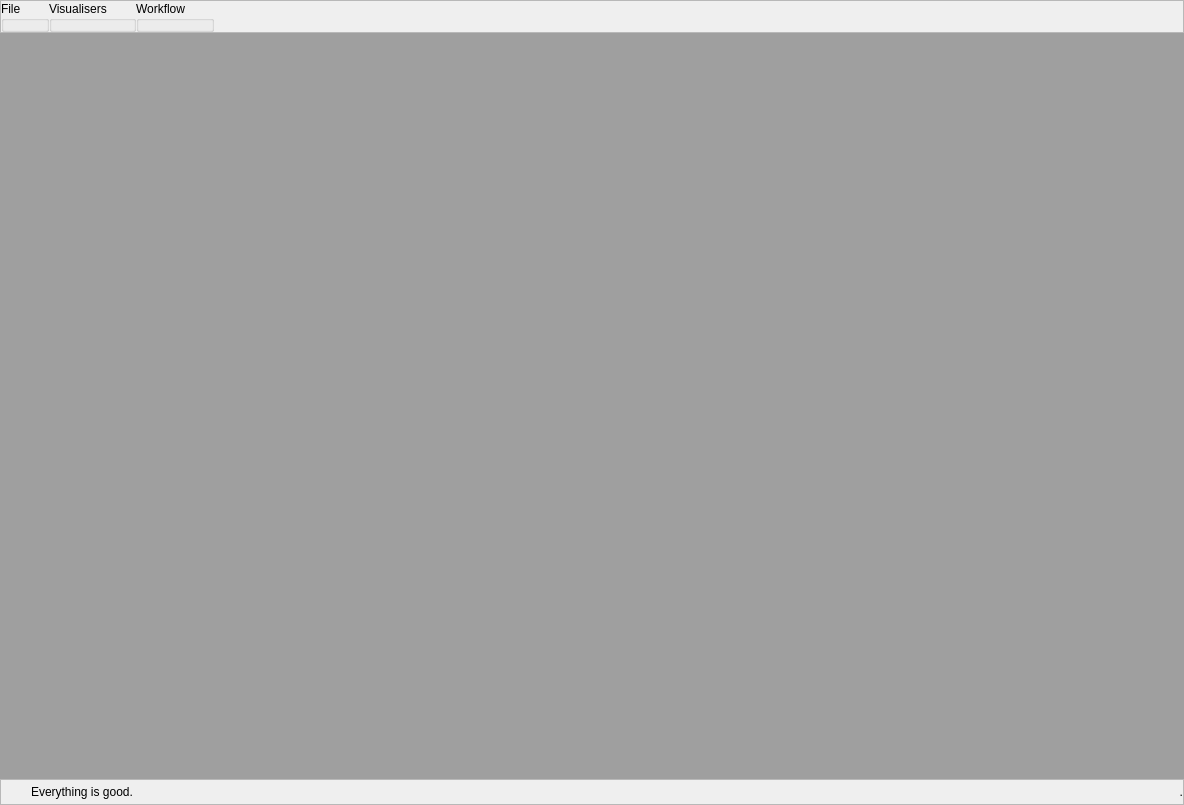
<?xml version="1.0" encoding="UTF-8"?>
<ui version="4.0">
 <class>MainWindow</class>
 <widget class="QMainWindow" name="MainWindow">
  <property name="geometry">
   <rect>
    <x>0</x>
    <y>0</y>
    <width>1184</width>
    <height>805</height>
   </rect>
  </property>
  <property name="windowTitle">
   <string>MainWindow</string>
  </property>
  <property name="unifiedTitleAndToolBarOnMac">
   <bool>true</bool>
  </property>
  <widget class="QWidget" name="centralwidget">
   <layout class="QGridLayout" name="gridLayout">
    <property name="leftMargin">
     <number>0</number>
    </property>
    <property name="topMargin">
     <number>0</number>
    </property>
    <property name="rightMargin">
     <number>0</number>
    </property>
    <property name="bottomMargin">
     <number>0</number>
    </property>
    <property name="spacing">
     <number>0</number>
    </property>
    <item row="0" column="0">
     <widget class="QFrame" name="frame">
      <property name="frameShape">
       <enum>QFrame::StyledPanel</enum>
      </property>
      <property name="frameShadow">
       <enum>QFrame::Raised</enum>
      </property>
      <layout class="QHBoxLayout" name="horizontalLayout">
       <property name="spacing">
        <number>0</number>
       </property>
       <property name="leftMargin">
        <number>0</number>
       </property>
       <property name="topMargin">
        <number>0</number>
       </property>
       <property name="rightMargin">
        <number>0</number>
       </property>
       <property name="bottomMargin">
        <number>0</number>
       </property>
       <item>
        <widget class="QGroupBox" name="FRA_FILE">
         <property name="title">
          <string>File</string>
         </property>
         <layout class="QHBoxLayout" name="horizontalLayout_2">
          <property name="spacing">
           <number>0</number>
          </property>
          <property name="leftMargin">
           <number>4</number>
          </property>
          <property name="topMargin">
           <number>4</number>
          </property>
          <property name="rightMargin">
           <number>4</number>
          </property>
          <property name="bottomMargin">
           <number>4</number>
          </property>
         </layout>
        </widget>
       </item>
       <item>
        <widget class="QGroupBox" name="FRA_VISUALISERS">
         <property name="title">
          <string>Visualisers</string>
         </property>
         <layout class="QHBoxLayout" name="horizontalLayout_3">
          <property name="spacing">
           <number>0</number>
          </property>
          <property name="leftMargin">
           <number>4</number>
          </property>
          <property name="topMargin">
           <number>4</number>
          </property>
          <property name="rightMargin">
           <number>4</number>
          </property>
          <property name="bottomMargin">
           <number>4</number>
          </property>
         </layout>
        </widget>
       </item>
       <item>
        <widget class="QGroupBox" name="FRA_WORKFLOW">
         <property name="sizePolicy">
          <sizepolicy hsizetype="Maximum" vsizetype="Preferred">
           <horstretch>0</horstretch>
           <verstretch>0</verstretch>
          </sizepolicy>
         </property>
         <property name="title">
          <string>Workflow</string>
         </property>
         <layout class="QHBoxLayout" name="horizontalLayout_4">
          <property name="spacing">
           <number>0</number>
          </property>
          <property name="leftMargin">
           <number>4</number>
          </property>
          <property name="topMargin">
           <number>4</number>
          </property>
          <property name="rightMargin">
           <number>4</number>
          </property>
          <property name="bottomMargin">
           <number>4</number>
          </property>
         </layout>
        </widget>
       </item>
       <item>
        <spacer name="horizontalSpacer">
         <property name="orientation">
          <enum>Qt::Horizontal</enum>
         </property>
         <property name="sizeHint" stdset="0">
          <size>
           <width>40</width>
           <height>20</height>
          </size>
         </property>
        </spacer>
       </item>
      </layout>
     </widget>
    </item>
    <item row="1" column="0">
     <widget class="QMdiArea" name="MDI_AREA">
      <property name="sizePolicy">
       <sizepolicy hsizetype="Expanding" vsizetype="Expanding">
        <horstretch>0</horstretch>
        <verstretch>0</verstretch>
       </sizepolicy>
      </property>
      <property name="tabsClosable">
       <bool>true</bool>
      </property>
      <property name="tabsMovable">
       <bool>true</bool>
      </property>
      <property name="tabShape">
       <enum>QTabWidget::Triangular</enum>
      </property>
     </widget>
    </item>
    <item row="2" column="0">
     <widget class="QFrame" name="FRA_STATUSBAR">
      <property name="frameShape">
       <enum>QFrame::StyledPanel</enum>
      </property>
      <property name="frameShadow">
       <enum>QFrame::Raised</enum>
      </property>
      <layout class="QHBoxLayout" name="horizontalLayout_5">
       <property name="leftMargin">
        <number>0</number>
       </property>
       <property name="topMargin">
        <number>0</number>
       </property>
       <property name="rightMargin">
        <number>0</number>
       </property>
       <property name="bottomMargin">
        <number>0</number>
       </property>
       <item>
        <widget class="QToolButton" name="BTN_STATUS">
         <property name="minimumSize">
          <size>
           <width>24</width>
           <height>24</height>
          </size>
         </property>
         <property name="maximumSize">
          <size>
           <width>24</width>
           <height>24</height>
          </size>
         </property>
         <property name="styleSheet">
          <string notr="true">QToolButton
{
border:none;
}

QToolButton:hover
{
border: 2px outset gray;
}

QToolButton:pressed
{
border: 2px inset gray;
}</string>
         </property>
         <property name="icon">
          <iconset resource="../resources/resources.qrc">
           <normaloff>:/groot/accept.svg</normaloff>:/groot/accept.svg</iconset>
         </property>
         <property name="iconSize">
          <size>
           <width>24</width>
           <height>24</height>
          </size>
         </property>
         <property name="autoRaise">
          <bool>true</bool>
         </property>
        </widget>
       </item>
       <item>
        <widget class="QLabel" name="LBL_STATUS">
         <property name="sizePolicy">
          <sizepolicy hsizetype="Expanding" vsizetype="Preferred">
           <horstretch>0</horstretch>
           <verstretch>0</verstretch>
          </sizepolicy>
         </property>
         <property name="text">
          <string>Everything is good.</string>
         </property>
        </widget>
       </item>
       <item>
        <widget class="QLabel" name="LBL_FILENAME">
         <property name="text">
          <string>.</string>
         </property>
         <property name="scaledContents">
          <bool>true</bool>
         </property>
         <property name="alignment">
          <set>Qt::AlignRight|Qt::AlignTrailing|Qt::AlignVCenter</set>
         </property>
        </widget>
       </item>
      </layout>
     </widget>
    </item>
   </layout>
  </widget>
  <widget class="QMenuBar" name="menuBar">
   <property name="geometry">
    <rect>
     <x>0</x>
     <y>0</y>
     <width>1184</width>
     <height>22</height>
    </rect>
   </property>
  </widget>
 </widget>
 <resources>
  <include location="../resources/resources.qrc"/>
 </resources>
 <connections/>
</ui>
